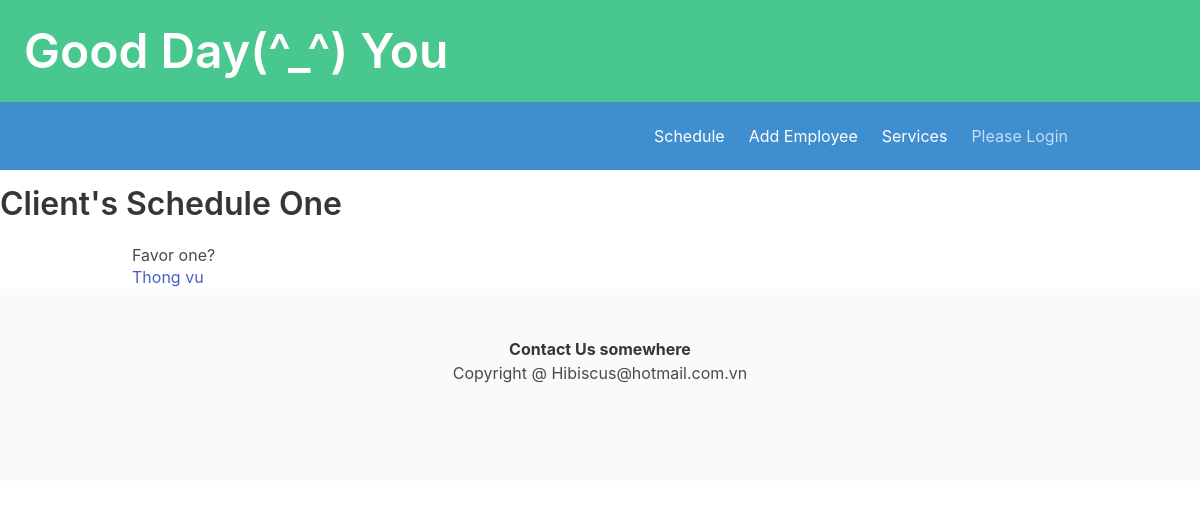
/dathen/first_step/, run on an earlier commit of the app's database.
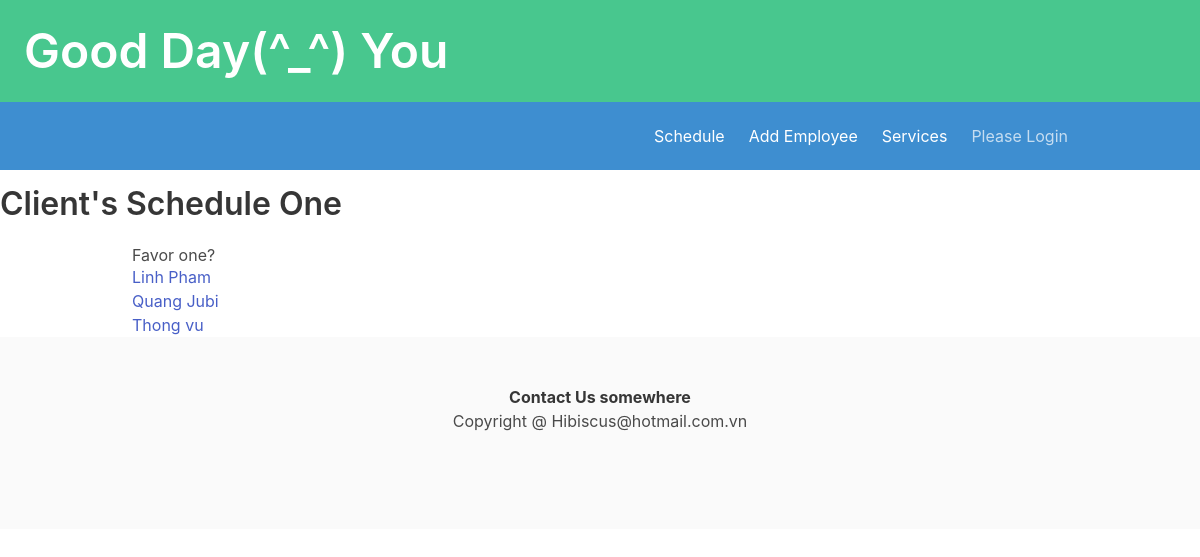
And on a later commit of the database.
### ledger/models.py (models this page shows, shortened)
class Technician(models.Model):
    class Status(models.TextChoices):
        on = "Working"
        off = "Off Work"
        busy = "Busy"
        available = "Available"
        meTime = "Relax"
    name = models.CharField(max_length=25)
    phone = PhoneNumberField()
    email = models.EmailField(max_length=40, null=True, blank=True)
    owner = models.ForeignKey(settings.AUTH_USER_MODEL, on_delete=models.DO_NOTHING)
    isWork = models.BooleanField(default=False)
    start_work_at = models.TimeField()
    end_work = models.TimeField()
    status = models.CharField(choices=Status.choices, max_length=12, default=Status.off)
    picture = models.BinaryField(null=True, editable=True)
    content_type = models.CharField(max_length=256, null=True, help_text='The MIMEType of the file')
    class Meta:
        unique_together = ('name','phone',)
        ordering = ['name']
    def get_absolute_url(self):
        return reverse("datHen:technician_detail", kwargs={"pk": self.pk})

### datHen/views.py (the view)
# urls.py: path('first_step/', views.FirstStep.as_view(), name='first_step' ),
class FirstStep(View):
    template = 'datHen/first_step.html'
    tech = Technician.objects.all()
    def get(self,request):
        cont = {'tech': self.tech}
        return render(request, self.template, cont)

### datHen/templates/datHen/first_step.html (shortened to what this page needs)
{% extends 'base.html' %}
{% load crispy_forms_tags %}
{% block headding %}
    <h1 class='title'>Client's Schedule One</h1>
{% endblock headding %}
{% block content %}
    <h1>Favor one?</h1>
    {% for employee in tech %}
    <div>
        <a href="{{ employee.get_absolute_url }}"> {{ employee.name }} </a>
</div>
     {% endfor %}
{% endblock content %}
{% block footer %}
    <strong>Contact Us somewhere</strong>
{% endblock footer %}

What changed in the data, as far as the page shows it:
added Technician: name "Linh Pham"
added Technician: name "Quang Jubi"
